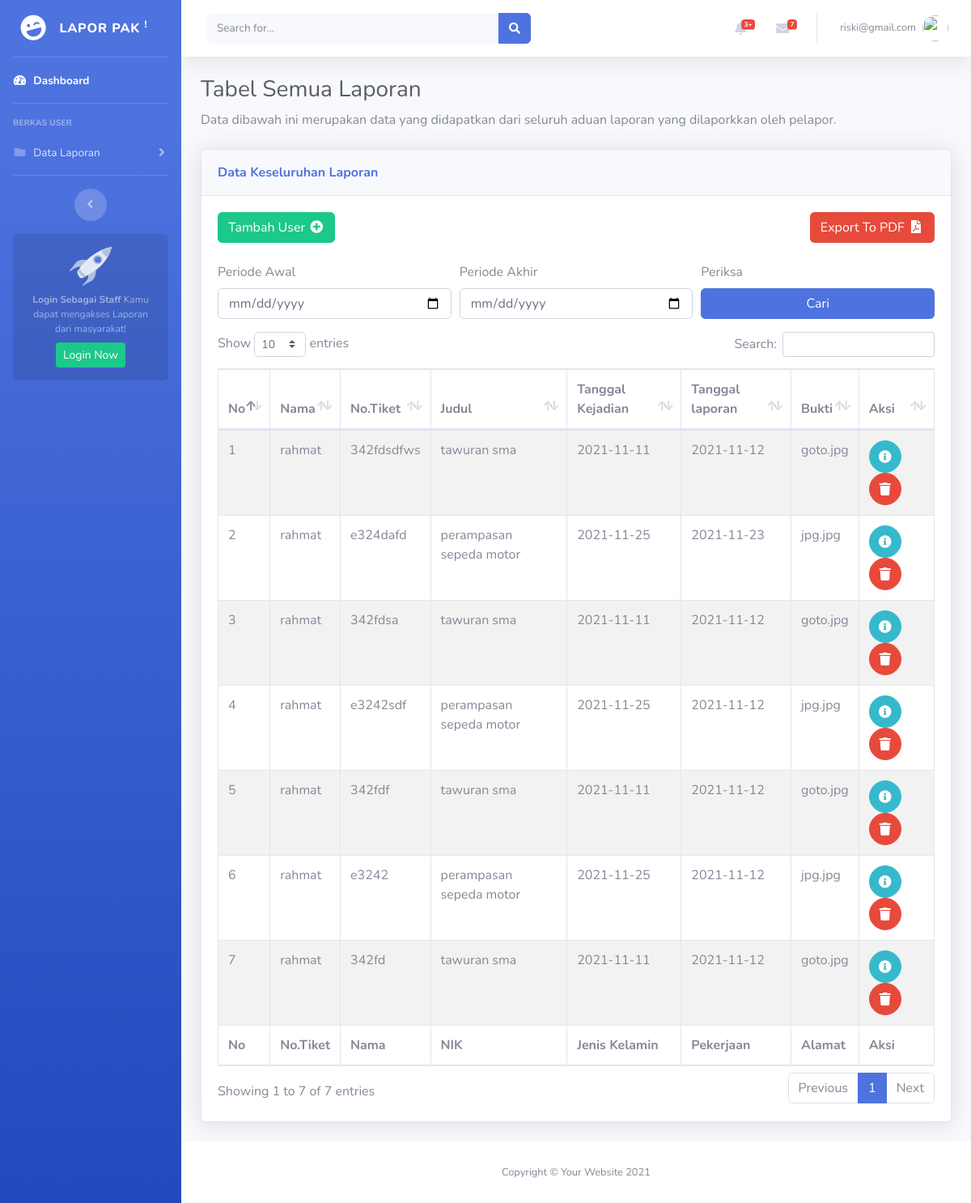
The page /user/laporan-semua.php (signed in) on the database its author committed.
### tables this page shows
CREATE TABLE `detail_laporan` (
  `id_detail_laporan` int(11) NOT NULL,
  `id_klasifikasi` int(11) NOT NULL,
  `no_tiket` varchar(300) NOT NULL,
  `judul_laporan` text NOT NULL,
  `isi_laporan` text NOT NULL,
  `id_user` int(11) NOT NULL,
  `tanggal_kejadian` date NOT NULL,
  `lokasi_kejadian` text NOT NULL,
  `tanggal` date NOT NULL,
  `saksi` varchar(100) NOT NULL,
  `lampiran_bukti` text NOT NULL
);

CREATE TABLE `user` (
  `id_user` int(11) NOT NULL,
  `email` varchar(100) NOT NULL,
  `nama` varchar(100) NOT NULL,
  `jenis_kelamin` varchar(100) NOT NULL,
  `nik` int(200) NOT NULL,
  `alamat` text NOT NULL,
  `tmp_lahir` varchar(300) NOT NULL,
  `tgl_lahir` date NOT NULL,
  `no_tlp` varchar(15) NOT NULL,
  `agama` varchar(100) NOT NULL,
  `pekerjaan` varchar(100) NOT NULL,
  `foto` varchar(300) NOT NULL
);

### user/laporan-semua.php (the view, shortened to what this page needs)
<?php
include 'header.php';
?>
<div class="container-fluid">
    <h1 class="h3 mb-2 text-gray-800">Tabel Semua Laporan</h1>
    <p class="mb-4">Data dibawah ini merupakan data yang didapatkan dari seluruh aduan laporan yang dilaporkkan oleh pelapor.</p>
    <div class="card shadow mb-4">
        <div class="card-header py-3">
            <a class="form-row d-flex justify-left">
                <a href="laporan-semua.php" class="m-0 font-weight-bold text-primary wa-20 ">Data Keseluruhan Laporan</a>
            </a>
        </div>
        <div class="card-body">
            <div class="table-responsive table-striped">
                <div class="d-flex justify-content-between">
                    <a class="btn btn-success w-15 " href="form-add-laporan.php">Tambah User <i class="fas fa-fw fa-plus-circle"></i>
                    </a>
                    <a class="btn btn-danger w-15 " href="">Export To PDF <i class="fas fa-fw fa-file-pdf"></i>
                    </a>
                </div>
                <br>
                <form action="laporan-semua.php" method="get">
                    <div class="form-row">
                        <div class="form-group col-sm-4">
                            <label for="p_awal">Periode Awal</label>
                            <input type="date" class="form-control" name="p_awal" id="p_awal">
                        </div>
                        <div class="form-group col-sm-4">
                            <label for="p_akhir">Periode Akhir</label>
                            <input type="date" class="form-control" name="p_akhir" id="p_akhir">
                        </div>
                        <div class="form-group col-sm-4">
                            <label for="p_akhir">Periksa</label>
                            <input class="btn btn-primary btn-block  " name="mencari " type="submit" value="Cari">
                        </div>
                </form>
            </div>
            <table class="table table-bordered" id="dataTable" width="100%" cellspacing="0">
                <thead>
                    <tr>
                        <th>No</th>
                        <th>Nama</th>
                        <th>No.Tiket</th>
                        <th>Judul</th>
                        <th>Tanggal Kejadian</th>
                        <th>Tanggal laporan</th>
                        <th>Bukti</th>
                        <th>Aksi</th>
                    </tr>
                <tfoot>
                    <tr>
                        <th>No</th>
                        <th>No.Tiket</th>
                        <th>Nama</th>
                        <th>NIK</th>
                        <th>Jenis Kelamin</th>
                        <th>Pekerjaan</th>
                        <th>Alamat</th>
                        <th>Aksi</th>
                    </tr>
                </tfoot>
                <tbody>
                    <?php
                    include "../koneksi.php";
                    if (isset($_GET['p_awal']) && isset($_GET['p_akhir'])) {
                        $query = mysqli_query($konek, "SELECT * FROM detail_laporan WHERE tanggal BETWEEN '" . $_GET['p_awal'] . "' and '" . $_GET['p_akhir'] . "'") or die("SQL Anda Salah");
                    } else {
                        $sql = "SELECT d.*, u.* FROM detail_laporan d JOIN user u WHERE d.id_user = u.id_user group by d.id_detail_laporan DESC";
                        $query = mysqli_query($konek, $sql) or die("SQL Anda Salah");
                    }
                    $nomor = 0;
                    while ($data = mysqli_fetch_array($query)) {
                        $nomor++;
                    ?>
                        <tr>
                            <td><?= $nomor ?></td>
                            <td><?= $data['nama'] ?></td>
                            <td><?= $data['no_tiket'] ?></td>
                            <td><?= $data['judul_laporan'] ?></td>
                            <td><?= $data['tanggal_kejadian'] ?></td>
                            <td><?= $data['tanggal'] ?></td>
                            <td><?= $data['lampiran_bukti'] ?></td>
                            <td><a href='edit/laporan.php?no_tiket=<?php echo $data['no_tiket']; ?>' class='btn btn-info btn-circle'><i class="fas fa-info-circle"></i></a>
                                <a href='delete/laporan.php?no_tiket=<?php echo $data['no_tiket']; ?>' class='btn btn-danger btn-circle'><i class="fas fa-trash"></i></a>
                            </td>
                        </tr>
                    <?php } ?>
                </tbody>
            </table>
        </div>
    </div>
</div>
</div>
</div>
<?php
include 'footer.php';
?>

### rows shown on the page
detail_laporan: user.nama "rahmat", no_tiket "342fdsdfws", judul_laporan "tawuran sma", tanggal_kejadian "2021-11-11", tanggal "2021-11-12", lampiran_bukti "goto.jpg"
detail_laporan: user.nama "rahmat", no_tiket "e324dafd", judul_laporan "perampasan sepeda motor", tanggal_kejadian "2021-11-25", tanggal "2021-11-23", lampiran_bukti "jpg.jpg"
detail_laporan: user.nama "rahmat", no_tiket "342fdsa", judul_laporan "tawuran sma", tanggal_kejadian "2021-11-11", tanggal "2021-11-12", lampiran_bukti "goto.jpg"
detail_laporan: user.nama "rahmat", no_tiket "e3242sdf", judul_laporan "perampasan sepeda motor", tanggal_kejadian "2021-11-25", tanggal "2021-11-12", lampiran_bukti "jpg.jpg"
detail_laporan: user.nama "rahmat", no_tiket "342fdf", judul_laporan "tawuran sma", tanggal_kejadian "2021-11-11", tanggal "2021-11-12", lampiran_bukti "goto.jpg"
detail_laporan: user.nama "rahmat", no_tiket "e3242", judul_laporan "perampasan sepeda motor", tanggal_kejadian "2021-11-25", tanggal "2021-11-12", lampiran_bukti "jpg.jpg"
detail_laporan: user.nama "rahmat", no_tiket "342fd", judul_laporan "tawuran sma", tanggal_kejadian "2021-11-11", tanggal "2021-11-12", lampiran_bukti "goto.jpg"

### other values the page prints
$email "riski@gmail.com"
